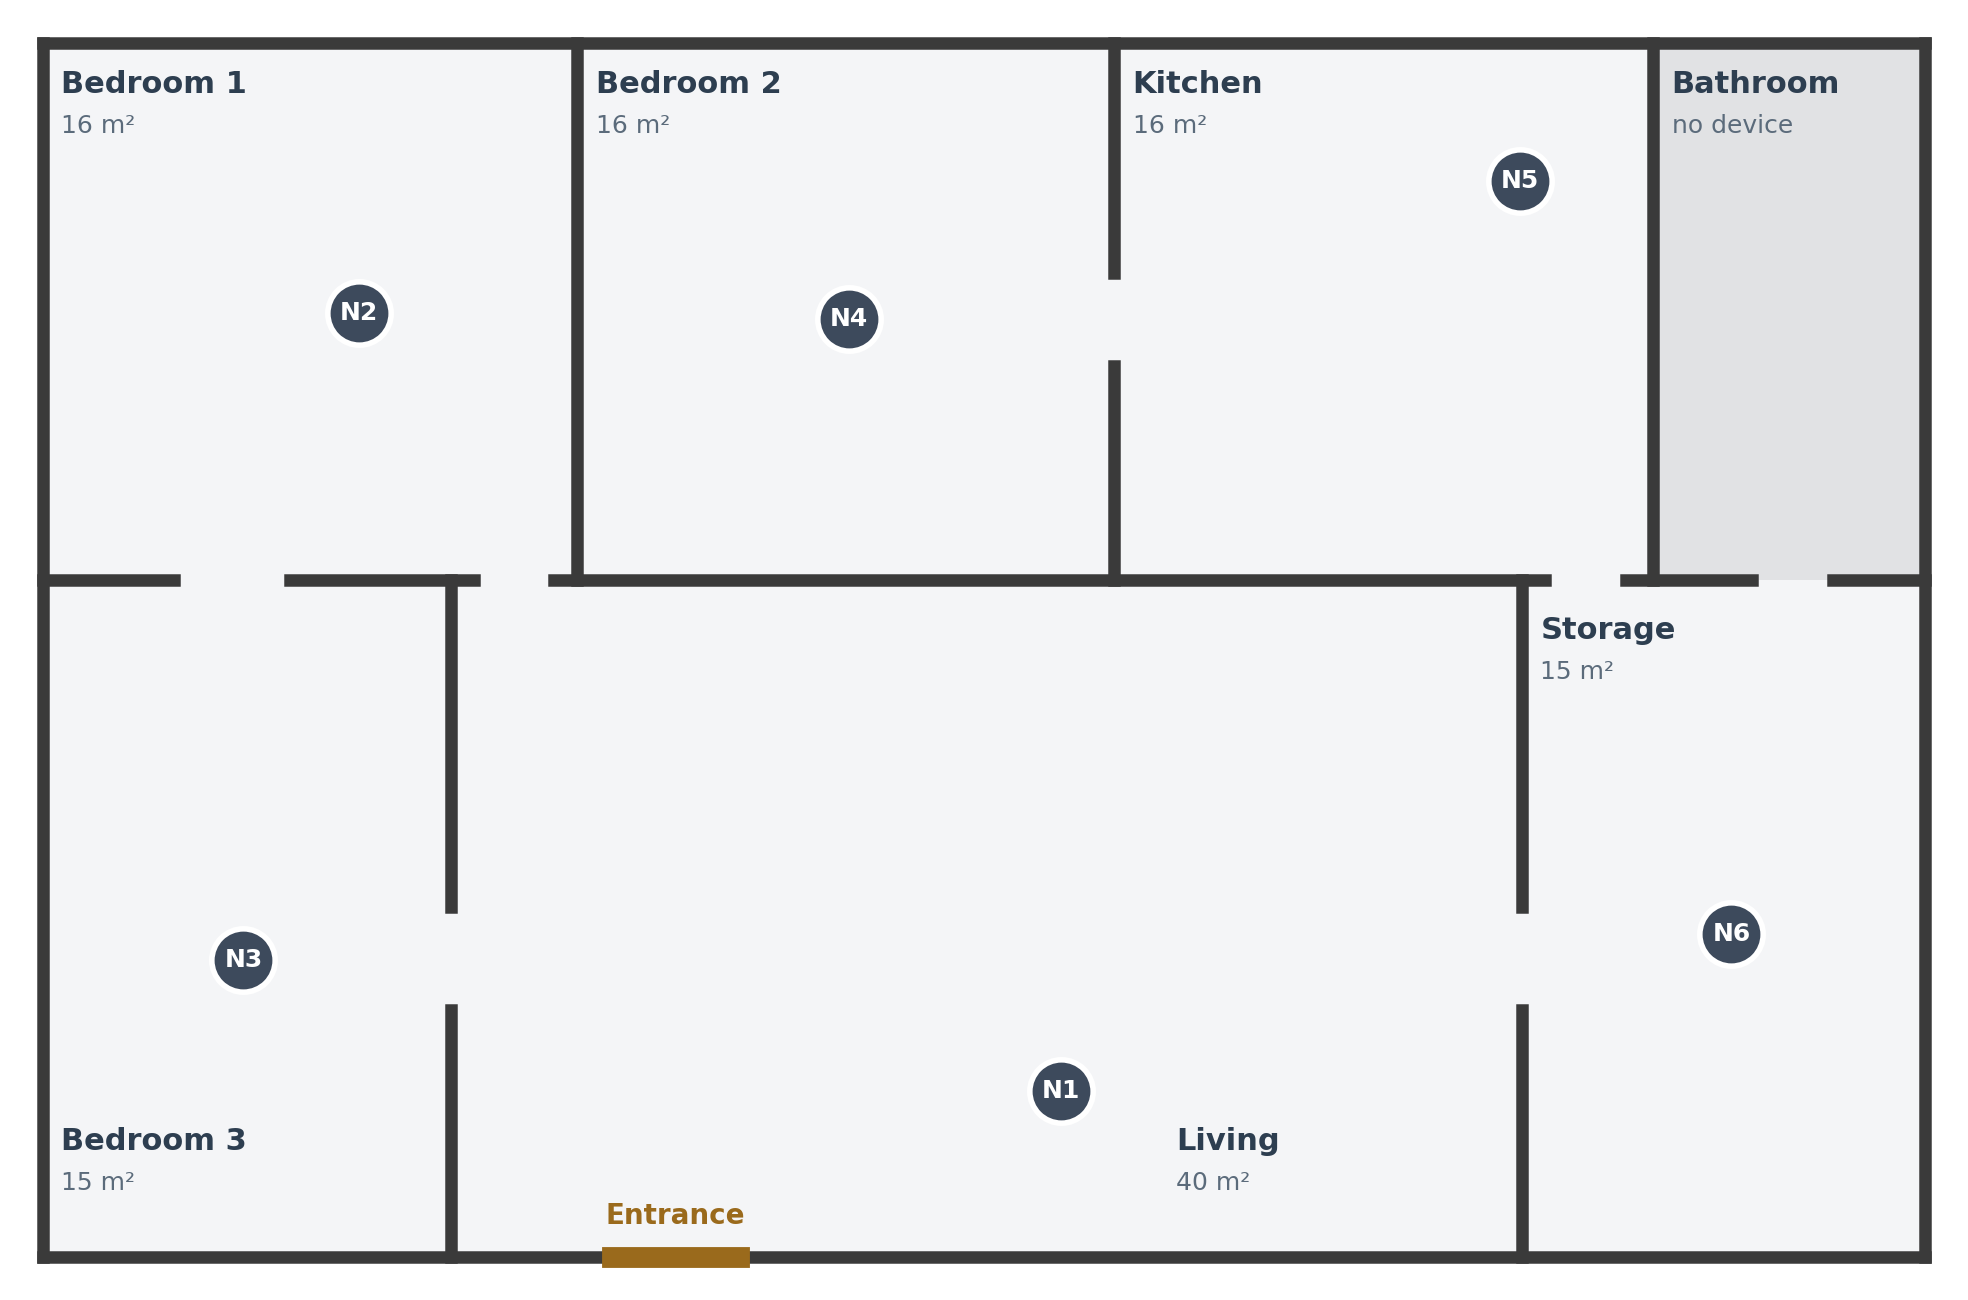

Python code for this plot:
"""Redraw the example floor plan (walls, doors, room names) without hubs or cable loops.

Coordinates are in pixels traced from the organisers' example slide (y grows downward).
Run:  python base_floorplan.py   -> writes base_floorplan.png and base_floorplan.svg
"""
import matplotlib.pyplot as plt
from matplotlib.patches import Rectangle

X0, X1, Y0, Y1 = 8, 825, 10, 537   # outer wall
WALL = 4.5
WALL_C = "#3a3a3a"

# Neutral fills (no panel territories); grey = no device
BLUE = ORANGE = "#f4f5f7"
GREY = "#e1e2e4"
DEVICE_C = "#3d4a5c"

# name, (x0, y0, x1, y1), label text, fill
ROOMS = [
    ("Bedroom 1", (X0, Y0, 240, 243), "16 m²", BLUE),
    ("Bedroom 2", (240, Y0, 473, 243), "16 m²", ORANGE),
    ("Kitchen",   (473, Y0, 707, 243), "16 m²", ORANGE),
    ("Bathroom",  (707, Y0, X1, 243),  "no device", GREY),
    ("Bedroom 3", (X0, 243, 185, Y1),  "15 m²", BLUE),
    ("Living",    (185, 243, 650, Y1), "40 m²", BLUE),
    ("Storage",   (650, 243, X1, Y1),  "15 m²", ORANGE),
]

# Wall segments (x0, y0, x1, y1); gaps between segments are doors/openings.
WALLS = [
    # outer boundary
    (X0, Y0, X1, Y0), (X0, Y1, X1, Y1), (X0, Y0, X0, Y1), (X1, Y0, X1, Y1),
    # vertical walls, top row
    (240, Y0, 240, 243),                 # Bedroom 1 | Bedroom 2 (solid)
    (473, Y0, 473, 110), (473, 150, 473, 243),   # Bedroom 2 | Kitchen (door 110-150)
    (707, Y0, 707, 243),                 # Kitchen | Bathroom (solid)
    # horizontal wall y = 243
    (X0, 243, 65, 243),                  # door 65-115: Bedroom 1 <-> Bedroom 3
    (115, 243, 195, 243),                # door 195-230: Bedroom 1 <-> Living
    (230, 243, 660, 243),                # Bedroom 2 / Kitchen | Living (solid); opening 660-695 Kitchen <-> Storage
    (695, 243, 750, 243),                # door 750-785: Bathroom <-> Storage
    (785, 243, X1, 243),
    # vertical walls, bottom row
    (185, 243, 185, 385), (185, 430, 185, Y1),   # Bedroom 3 | Living (door 385-430)
    (650, 243, 650, 385), (650, 430, 650, Y1),   # Living | Storage (opening 385-430)
]

ENTRANCE = (255, 310)  # x-range of front door on the bottom wall

# Device (node) positions from the slide: label, (x, y), marker colour
DEVICES = [
    ("N1", (450, 465), DEVICE_C),   # Living
    ("N2", (145, 127), DEVICE_C),   # Bedroom 1
    ("N3", (95, 408),  DEVICE_C),   # Bedroom 3
    ("N4", (358, 130), DEVICE_C),   # Bedroom 2
    ("N5", (649, 70),  DEVICE_C),   # Kitchen
    ("N6", (741, 397), DEVICE_C),   # Storage
]


def main():
    fig, ax = plt.subplots(figsize=(10, 6.6))
    for name, (x0, y0, x1, y1), sub, fill in ROOMS:
        ax.add_patch(Rectangle((x0, y0), x1 - x0, y1 - y0, facecolor=fill, edgecolor="none", zorder=0))
        if name == "Living":
            tx, ty = x0 + 315, y1 - 50
        elif y0 == 243:
            tx, ty = x0 + 8, y1 - 50 if name == "Bedroom 3" else y0 + 22
        else:
            tx, ty = x0 + 8, y0 + 18
        ax.text(tx, ty, name, fontsize=11, fontweight="bold", color="#2d3e50", va="center")
        ax.text(tx, ty + 18, sub, fontsize=9, color="#5b6b7b", va="center")

    for x0, y0, x1, y1 in WALLS:
        ax.plot([x0, x1], [y0, y1], color=WALL_C, lw=WALL, solid_capstyle="projecting", zorder=2)

    ex0, ex1 = ENTRANCE
    ax.plot([ex0, ex1], [Y1, Y1], color="#9a6a1c", lw=WALL + 3, zorder=3)
    ax.text((ex0 + ex1) / 2, Y1 - 18, "Entrance", fontsize=10, fontweight="bold",
            color="#9a6a1c", ha="center", va="center")

    for label, (x, y), colour in DEVICES:
        ax.scatter(x, y, s=520, color=colour, edgecolors="white", linewidths=2, zorder=4)
        ax.text(x, y, label, fontsize=9, fontweight="bold", color="white",
                ha="center", va="center", zorder=5)

    ax.set_xlim(X0 - 10, X1 + 10)
    ax.set_ylim(Y1 + 10, Y0 - 10)   # flip y so it matches the slide
    ax.set_aspect("equal")
    ax.axis("off")
    fig.tight_layout()
    fig.savefig("base_floorplan.png", dpi=200, bbox_inches="tight", facecolor="white")
    fig.savefig("base_floorplan.svg", bbox_inches="tight", facecolor="white")
    print("Saved base_floorplan.png and base_floorplan.svg")


if __name__ == "__main__":
    main()
